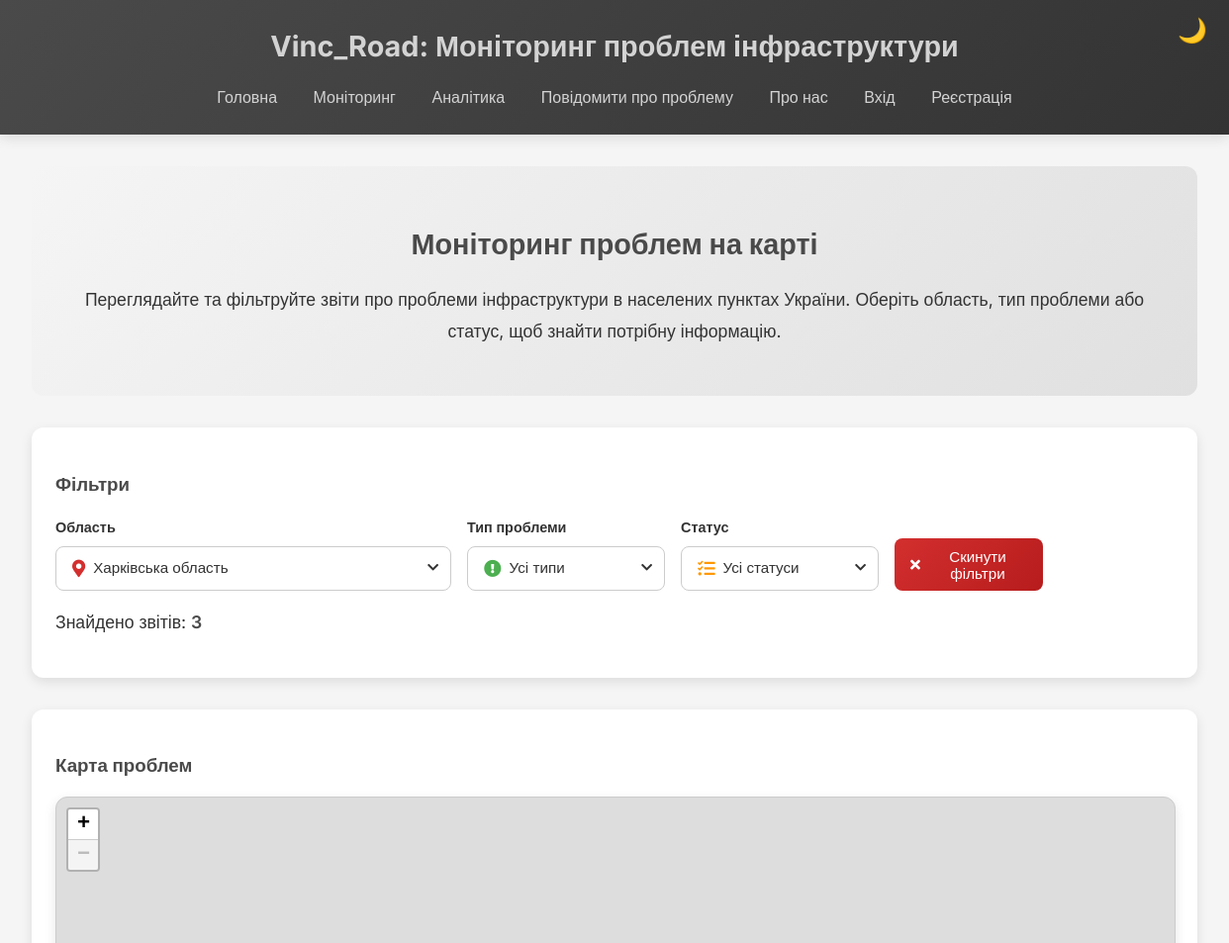
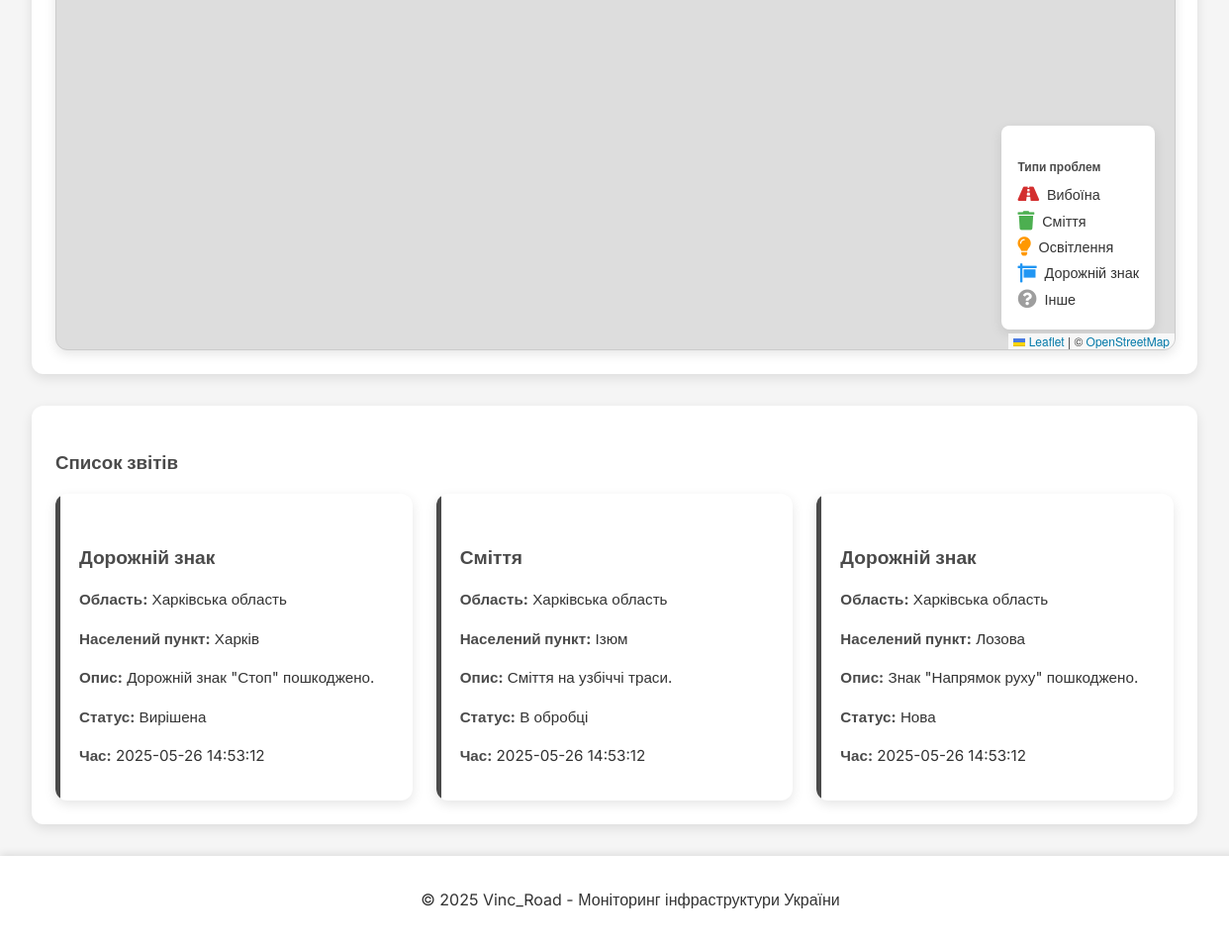
The page /php/monitor.php?region=Харківська область on the database its author committed (2 pictures, top to bottom).
### tables this page shows
CREATE TABLE `reports` (
  `id` int(11) NOT NULL,
  `user_id` int(11) NOT NULL,
  `region` varchar(255) NOT NULL,
  `city` varchar(255) NOT NULL,
  `type` enum('pothole','trash','light','sign','other') NOT NULL,
  `description` text DEFAULT NULL,
  `latitude` decimal(10,8) NOT NULL,
  `longitude` decimal(11,8) NOT NULL,
  `photo` varchar(255) DEFAULT NULL,
  `status` enum('new','in_progress','resolved') DEFAULT 'new',
  `created_at` timestamp NOT NULL DEFAULT current_timestamp(),
  `region_id` int(11) DEFAULT NULL,
  `city_id` int(11) DEFAULT NULL,
  `report_type_id` int(11) DEFAULT NULL,
  `status_id` int(11) DEFAULT NULL
);

### php/monitor.php (the view, shortened to what this page needs)
<?php
$conn = getDbConnection();
$region = isset($_GET['region']) ? $conn->real_escape_string($_GET['region']) : '';
$type = isset($_GET['type']) ? $conn->real_escape_string($_GET['type']) : '';
$status = isset($_GET['status']) ? $conn->real_escape_string($_GET['status']) : '';
$sql = "SELECT DISTINCT * FROM reports WHERE latitude BETWEEN 44 AND 53 AND longitude BETWEEN 22 AND 40";
if ($region) {
    $sql .= " AND region = '$region'";
}
$result = $conn->query($sql);
$reports = [];
while ($row = $result->fetch_assoc()) {
    $reports[] = $row;
}
$stats_query = "SELECT COUNT(*) as total FROM reports WHERE latitude BETWEEN 44 AND 53 AND longitude BETWEEN 22 AND 40";
if ($region) {
    $stats_query .= " AND region = '$region'";
}
$stats_result = $conn->query($stats_query);
$total_reports = $stats_result->fetch_assoc()['total'];
$types = [
    'pothole' => 'Вибоїна',
    'trash' => 'Сміття',
    'light' => 'Освітлення',
    'sign' => 'Дорожній знак',
    'other' => 'Інше'
];
$statuses = [
    'new' => 'Нова',
    'in_progress' => 'В обробці',
    'resolved' => 'Вирішена'
];
$icons = [
    'pothole' => '<i class="fas fa-road" style="color: #d32f2f;"></i>',
    'trash' => '<i class="fas fa-trash" style="color: #4caf50;"></i>',
    'light' => '<i class="fas fa-lightbulb" style="color: #ff9800;"></i>',
    'sign' => '<i class="fas fa-sign" style="color: #2196f3;"></i>',
    'other' => '<i class="fas fa-question-circle" style="color: #9e9e9e;"></i>'
];
$region_text = $region ? $region : '';
$type_text = $type ? $types[$type] : '';
$status_text = $status ? $statuses[$status] : '';
$reports_html = '';
if (empty($reports)) {
    $reports_html = '<p class="filter-message">Немає звітів за вибраними фільтрами.</p>';
} else {
    $reports_html = '<div class="reports-grid">';
    foreach ($reports as $report) {
        $reports_html .= '<div class="report-card" data-report-id="' . htmlspecialchars($report['id']) . '">';
        $reports_html .= '<div class="report-icon">' . ($icons[$report['type']] ?? $icons['other']) . '</div>';
        $reports_html .= '<h4>' . htmlspecialchars($types[$report['type']] ?? 'Інше') . '</h4>';
        $reports_html .= '<p><strong>Область:</strong> ' . htmlspecialchars($report['region']) . '</p>';
        $reports_html .= '<p><strong>Населений пункт:</strong> ' . htmlspecialchars($report['city']) . '</p>';
        $reports_html .= '<p><strong>Опис:</strong> ' . htmlspecialchars($report['description'] ?? 'Немає') . '</p>';
        $reports_html .= '<p><strong>Статус:</strong> ' . htmlspecialchars($statuses[$report['status']] ?? 'Невідомо') . '</p>';
        $reports_html .= '<p><strong>Час:</strong> ' . htmlspecialchars($report['created_at']) . '</p>';
        $reports_html .= '</div>';
    }
    $reports_html .= '</div>';
}
?>
<!DOCTYPE html>
<html lang="uk">
<head>
    <link rel="stylesheet" href="../css/common.css">
    <link rel="stylesheet" href="../css/monitor.css">
    <link rel="stylesheet" href="../css/map.css">
    <link rel="stylesheet" href="https://unpkg.com/leaflet@1.9.4/dist/leaflet.css" />
    <link rel="stylesheet" href="https://unpkg.com/leaflet.markercluster@1.5.3/dist/MarkerCluster.css" />
    <link rel="stylesheet" href="https://cdnjs.cloudflare.com/ajax/libs/font-awesome/5.15.4/css/all.min.css" />
    <link rel="stylesheet" href="../css/responsive.css">
</head>
<body>
    <button id="theme-toggle" class="theme-toggle">🌙</button>
    <header>
        <h1>Vinc_Road: Моніторинг проблем інфраструктури</h1>
        <nav>
            <a href="index.php">Головна</a>
            <a href="monitor.php">Моніторинг</a>
            <a href="analytics.php">Аналітика</a>
            <a href="report.php">Повідомити про проблему</a>
            <a href="about.php">Про нас</a>
            <?php if (isset($_SESSION['user_id'])): ?>
                <a href="profile.php">Профіль</a>
                <a href="logout.php">Вийти</a>
            <?php else: ?>
                <a href="login.php">Вхід</a>
                <a href="register.php">Реєстрація</a>
            <?php endif; ?>
        </nav>
    </header>
    <main>
        <section class="intro">
            <h2>Моніторинг проблем на карті</h2>
            <p>Переглядайте та фільтруйте звіти про проблеми інфраструктури в населених пунктах України. Оберіть область, тип проблеми або статус, щоб знайти потрібну інформацію.</p>
        </section>
        <section class="filters">
            <h3>Фільтри</h3>
            <form id="report-filter-form">
                <div class="filter-group">
                    <label for="region">Область</label>
                    <div class="filter-select">
                        <div class="filter-selected">
                            <i class="fas fa-map-marker-alt" style="color: #d32f2f;"></i>
                            <span class="filter-text"><?php echo htmlspecialchars($region_text); ?></span>
                        </div>
                    </div>
                </div>
                <div class="filter-group">
                    <label for="type">Тип проблеми</label>
                    <div class="filter-select">
                        <div class="filter-selected">
                            <i class="fas fa-exclamation-circle" style="color: #4caf50;"></i>
                            <span class="filter-text"><?php echo htmlspecialchars($type_text); ?></span>
                        </div>
                    </div>
                </div>
                <div class="filter-group">
                    <label for="status">Статус</label>
                    <div class="filter-select">
                        <div class="filter-selected">
                            <i class="fas fa-tasks" style="color: #ff9800;"></i>
                            <span class="filter-text"><?php echo htmlspecialchars($status_text); ?></span>
                        </div>
                    </div>
                </div>
                <button type="button" class="reset-filters"><i class="fas fa-times"></i> Скинути фільтри</button>
            </form>
            <div class="stats">
                <p>Знайдено звітів: <strong id="total-reports"><?php echo htmlspecialchars($total_reports); ?></strong></p>
            </div>
        </section>
        <section class="map-reports">
            <div class="map-container">
                <h3>Карта проблем</h3>
                <div id="map" style="height: 500px; position: relative;">
                    <div class="map-legend">
                        <h4>Типи проблем</h4>
                        <div><i class="fas fa-road" style="color: #d32f2f;"></i> Вибоїна</div>
                        <div><i class="fas fa-trash" style="color: #4caf50;"></i> Сміття</div>
                        <div><i class="fas fa-lightbulb" style="color: #ff9800;"></i> Освітлення</div>
                        <div><i class="fas fa-sign" style="color: #2196f3;"></i> Дорожній знак</div>
                        <div><i class="fas fa-question-circle" style="color: #9e9e9e;"></i> Інше</div>
                    </div>
                </div>
            </div>
            <div class="reports-list">
                <h3>Список звітів</h3>
                <div id="reports-container">
                    <?php echo $reports_html; ?>
                </div>
            </div>
        </section>
    </main>
    <footer>
        <p>© 2025 Vinc_Road - Моніторинг інфраструктури України</p>
    </footer>
</body>
</html>

### css/common.css (style rules this page uses)
:root { --primary-color: #4a4a4a; --accent-color: #d3d3d3; --background-light: #f5f5f5; --background-dark: #1c2526; --text-light: #333333; --text-dark: #e0e0e0; --card-bg-light: #ffffff; --card-bg-dark: #2f2f2f; --shadow: 0 4px 12px rgba(0, 0, 0, 0.1); --transition: all 0.3s ease; }
body { font-family: 'Inter', sans-serif; margin: 0; padding: 0; line-height: 1.6; color: var(--text-light); background-color: var(--background-light); display: flex; flex-direction: column; min-height: 100vh; transition: var(--transition); }
header { background: linear-gradient(135deg, var(--primary-color), #333333); color: var(--accent-color); padding: 1.5rem; text-align: center; box-shadow: var(--shadow); }
header h1 { margin: 0; font-size: 1.8rem; font-weight: 700; }
nav { margin-top: 1rem; }
nav a { color: var(--accent-color); margin: 0 1rem; text-decoration: none; font-weight: 500; transition: var(--transition); }
main { max-width: 1200px; margin: 0 auto; padding: 2rem; flex: 1 0 auto; }
footer { background-color: var(--card-bg-light); text-align: center; padding: 1rem; width: 100%; flex-shrink: 0; box-shadow: 0 -2px 8px rgba(0, 0, 0, 0.1); }
.theme-toggle { position: fixed; top: 1rem; right: 1rem; background: none; border: none; font-size: 1.5rem; cursor: pointer; color: var(--accent-color); transition: var(--transition); }

### css/map.css (style rules this page uses)
#map { width: 100%; border-radius: 12px; border: 1px solid #ccc; box-shadow: var(--shadow, 0 4px 12px rgba(0, 0, 0, 0.1)); }

### css/responsive.css (style rules this page uses)
:root { --primary-color: #4a4a4a; --accent-color: #d3d3d3; --background-light: #f5f5f5; --background-dark: #1c2526; --text-light: #333333; --text-dark: #e0e0e0; --card-bg-light: #ffffff; --card-bg-dark: #2f2f2f; --shadow: 0 4px 12px rgba(0, 0, 0, 0.1); --transition: all 0.3s ease; }
@media (min-width: 1025px) { main { max-width: 1400px; } }
@media (min-width: 1025px) { .filter-group:has(#region) { max-width: 400px; } }
@media (min-width: 1025px) { #map { height: 400px; } }
@media (min-width: 1025px) { .reports-grid { grid-template-columns: repeat(auto-fit, minmax(300px, 1fr)); } }

### rows shown on the page
reports: type "Дорожній знак", region "Харківська область", city "Харків", description "Дорожній знак \"Стоп\" пошкоджено.", status "Вирішена", created_at "2025-05-26 14:53:12"
reports: type "Сміття", region "Харківська область", city "Ізюм", description "Сміття на узбіччі траси.", status "В обробці", created_at "2025-05-26 14:53:12"
reports: type "Дорожній знак", region "Харківська область", city "Лозова", description "Знак \"Напрямок руху\" пошкоджено.", status "Нова", created_at "2025-05-26 14:53:12"

### other values the page prints
$total_reports "3"
